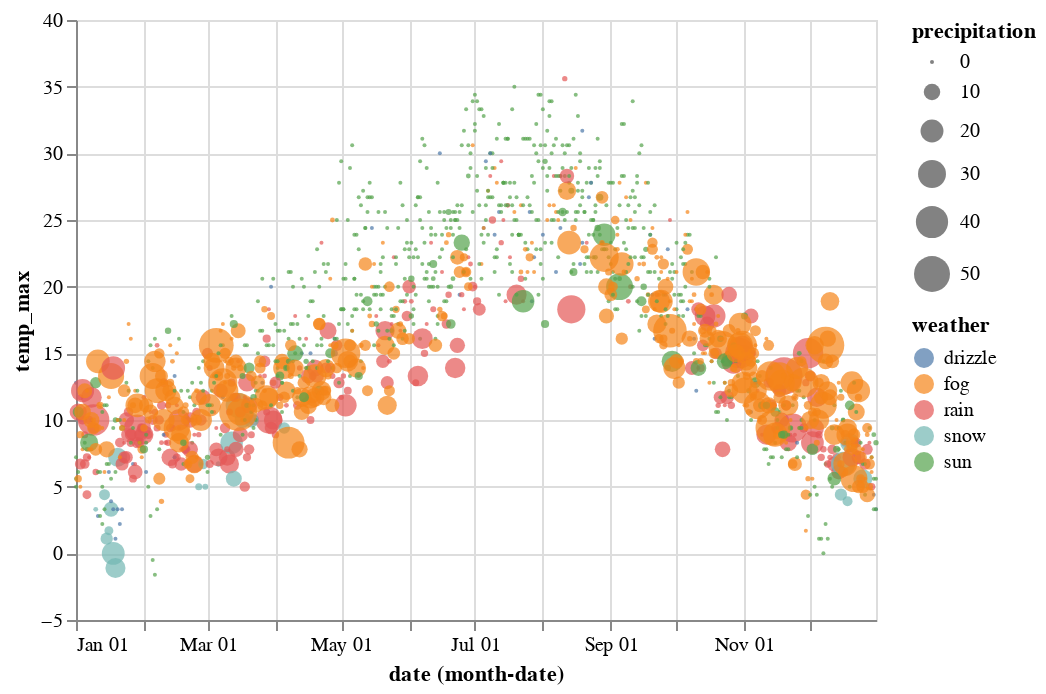

Notebook source saved alongside this figure:
### Markdown cell above
Then, on the plot, we add another parameter `add_selection`, and add the interval specified above. Play around the plot below by horizontally highlighting the scatter plot.

### Code cell
scatter = alt.Chart(weather_data).mark_circle().encode(
    x = 'monthdate(date):T',
    y = 'temp_max:Q',
    fill = 'weather:N',
    size = 'precipitation:Q'
).add_selection(
    interval
)

scatter

### Figure 1 — Vega-Lite specification as saved in the notebook (floating-point values rounded to 4 significant figures; data arrays with more than 128 entries replaced by an {"elided": "..."} marker saying what was removed)
{"config": {"view": {"continuousWidth": 400, "continuousHeight": 300}}, "data": {"name": "data-830c39fec90146253fb06a06c26374ef"}, "mark": "circle", "encoding": {"fill": {"type": "nominal", "field": "weather"}, "size": {"type": "quantitative", "field": "precipitation"}, "x": {"type": "temporal", "field": "date", "timeUnit": "monthdate"}, "y": {"type": "quantitative", "field": "temp_max"}}, "selection": {"selector001": {"type": "interval", "encodings": ["x"]}}, "$schema": "https://vega.github.io/schema/vega-lite/v4.8.1.json", "datasets": {"data-830c39fec90146253fb06a06c26374ef": {"elided": "1461 records"}}}
